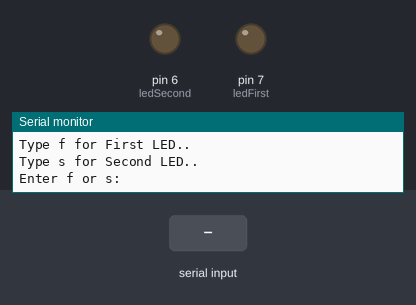
The sketch below on a simulated Arduino Uno, built with avr-gcc and run on an emulated ATmega328P. Shown: output pins drawn as LEDs (lit = HIGH), the last lines printed to the serial monitor. Inputs (shaded band) come from the test bench.

Above: at 1.2 s.
1.3 s: "f" received over Serial
At 2.0 s:
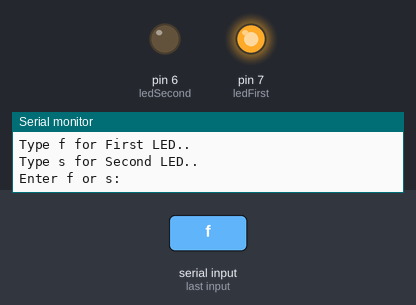
2.9 s: "s" received over Serial
At 4.0 s:
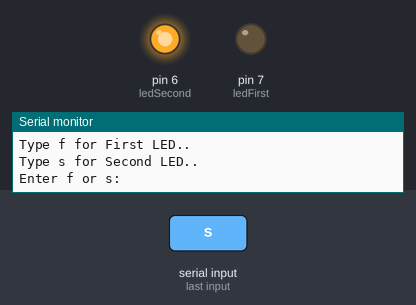
4.4 s: "1" received over Serial
At 5.0 s:
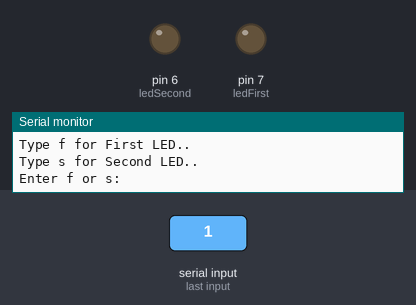
Timing chart, 0 to 7.4 s (numbered marks = the images above; inputs shaded):
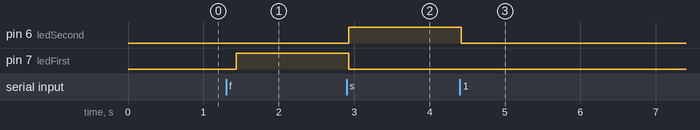

Measured:
- after the input at 1.3 s, pin 7 (ledFirst): LOW → HIGH after 0.13 s
- after the input at 2.9 s, pin 6 (ledSecond): LOW → HIGH at once; pin 7 (ledFirst): HIGH → LOW at once
- after the input at 4.4 s, pin 6 (ledSecond): HIGH → LOW at once

The sketch:

Bluetooth_example.ino
```cpp
// Naming of Pins
int ledFirst=7;
int ledSecond=6;

void setup() {
  // put your setup code here, to run once:
  Serial.begin(9600);
  pinMode(ledFirst, OUTPUT);
  pinMode(ledSecond, OUTPUT);
}

void loop() {
  // put your main code here, to run repeatedly:
  Serial.println("");
  Serial.println("Enter which LED to turn On!!");
  Serial.println("Type f for First LED..");
  Serial.println("Type s for Second LED..");
  Serial.println("Enter f or s: ");

  //Get the number of bytes (characters) available for reading from the serial port.
  while (Serial.available() == 0) {
    delay(200);  }

  if(Serial.available()){
    char inByte = Serial.read();
    Serial.println("");
    Serial.print("You have entered- ");
    Serial.println(inByte);
    Serial.println("");

  switch (inByte) {
  case 'f':
   // First LED is ON
   digitalWrite(ledFirst, HIGH);    // turn on the LED 1
   digitalWrite(ledSecond, LOW);
   Serial.println("-- First LED is turned ON --");
   Serial.println("");
   break;

   case 's':
   // Second LED is ON
   digitalWrite(ledFirst, LOW);    // turn on the LED 1
   digitalWrite(ledSecond, HIGH);
   Serial.println("-- Second LED is turned ON --");
   Serial.println("");
   break;

   default:
   // both LED's are OFF:
   digitalWrite(ledFirst, LOW);    // turn off the LED 1
   digitalWrite(ledSecond, LOW);
   Serial.println("-- You should type only f or s !! --");
   }
}}
```
